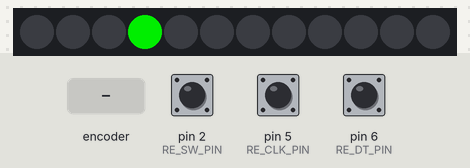
Bench run of a program on a simulated SparkFun Pro Micro, built with avr-gcc and run on an emulated ATmega32U4. Parts: 12 RGB LEDs in strip order, left to right. Inputs (shaded band) come from the test bench; at power-on: pin 2 (RE_SW_PIN) HIGH, pin 5 (RE_CLK_PIN) HIGH, pin 6 (RE_DT_PIN) HIGH. What the program prints to the serial monitor is not drawn.

Above: at 1.2 s.
1.3 s: pin 2 (RE_SW_PIN) pulled LOW for 0.15 s
At 1.34 s:
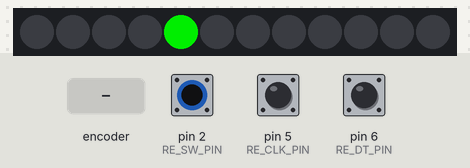
2.0 s: pin 2 (RE_SW_PIN) pulled LOW for 1 s
At 2.31 s:
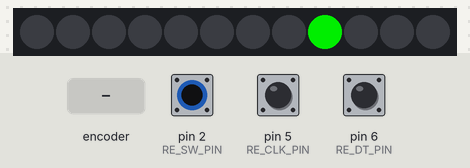
3.6 s: pin 2 (RE_SW_PIN) driven LOW
6.6 s: rotary encoder on pin 5 (RE_CLK_PIN) / pin 6 (RE_DT_PIN) turned 1 step (first pin leading)
9.3 s: rotary encoder on pin 5 (RE_CLK_PIN) / pin 6 (RE_DT_PIN) turned 1 step (first pin leading)
Timing chart, 0 to 12.3 s (numbered marks = the images above; inputs shaded):
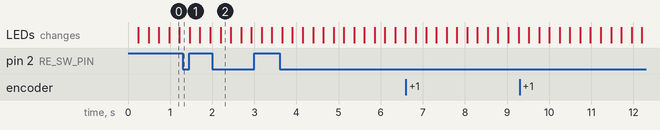

The program:

main.cpp
```cpp
// (licence header left out)
#include <Arduino.h>
#include <Keyboard.h>
// https://github.com/arduino-libraries/Keyboard
// https://www.arduino.cc/reference/en/language/functions/usb/keyboard/
#include <Mouse.h>
// https://github.com/arduino-libraries/Mouse
// https://www.arduino.cc/reference/en/language/functions/usb/mouse/

//#define DEBUG

#include "tauno_debug.h"
#include "tauno_rotary_encoder.h"
#include <Adafruit_NeoPixel.h>

// LEDs pin
const uint8_t LEDS_PIN = 8;
const uint8_t LEDS_NUM = 12;

const uint8_t loop_interval = 500;

// 12 Bit WS2812 5050 RGB LED Ring
Adafruit_NeoPixel pixels(LEDS_NUM, LEDS_PIN, NEO_GRB + NEO_KHZ800);

// Rotary Encoder pins
const int RE_SW_PIN  = 2;
const int RE_CLK_PIN = 5;
const int RE_DT_PIN  = 6;

Tauno_Rotary_Encoder rotary_encoder(RE_SW_PIN, RE_CLK_PIN, RE_DT_PIN);

/*
 *
 */
void pixels_routine(uint8_t delay) {
  static uint32_t _prev_millis = 0;
  static uint8_t _i = 0;

  if ((millis() - _prev_millis) >= delay) {
    pixels.clear();

    if (_i < LEDS_NUM) {
      DEBUG_PRINT(" prev_millis=");
      DEBUG_PRINTLN(_prev_millis);
      pixels.setPixelColor(_i, pixels.Color(0, 200, 0));  // (R, G, B)
      pixels.show();
      _prev_millis = millis();
      _i++;
    }

    if (_i == LEDS_NUM) {
      _i = 0;
    }
  }
}


void setup() {
  Serial.begin(9600);

  rotary_encoder.begin();

  pixels.begin();
}

void loop() {
  pixels_routine(loop_interval);

  int r = rotary_encoder.read();
  uint16_t s = rotary_encoder.speed();

  if (r == DIR_CW) {
    // Keyboard.write('z');

    DEBUG_PRINT(">");
    DEBUG_PRINTLN(s);

    #ifndef DEBUG
      // Mouse.move(0, 0, 1);

      do {
        Mouse.move(0, 0, 1);
        if (s > 0) {
          --s;
        }
      } while (s > 0);

    #endif

  } else if (r == DIR_CCW) {
    // Keyboard.write('k');

    DEBUG_PRINT("<");
    DEBUG_PRINTLN(s);

    #ifndef DEBUG
      // Mouse.move(0, 0, -1);
      do {
        Mouse.move(0, 0, -1);
        if (s > 0) {
          --s;
        }
      } while (s > 0);

    #endif
  }

  int b = rotary_encoder.button();
  if (b) {
    Serial.print("Button");
  }
}
```

tauno_debug.h
```cpp
// (licence header left out)
// Enable debug info serial print
#ifndef TAUNO_DEBUG_H_
#define TAUNO_DEBUG_H_

  #ifdef DEBUG

    #define DEBUG_PRINT(x)  Serial.print(x)
    #define DEBUG_PRINTLN(x)  Serial.println(x)
  #else
    #define DEBUG_PRINT(x)
    #define DEBUG_PRINTLN(x)

  #endif

#endif  // TAUNO_DEBUG_H_
```
